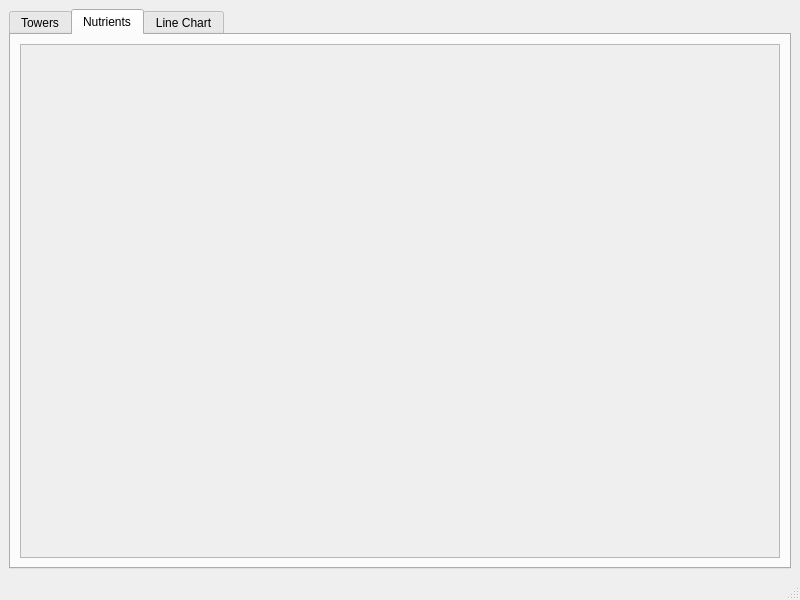
<?xml version="1.0" encoding="UTF-8"?>
<ui version="4.0">
 <class>MainWindow</class>
 <widget class="QMainWindow" name="MainWindow">
  <property name="geometry">
   <rect>
    <x>0</x>
    <y>0</y>
    <width>800</width>
    <height>600</height>
   </rect>
  </property>
  <property name="windowTitle">
   <string>OpenExercise-Nutrition</string>
  </property>
  <widget class="QWidget" name="centralwidget">
   <layout class="QHBoxLayout" name="horizontalLayout">
    <item>
     <widget class="QTabWidget" name="tabWidget">
      <property name="currentIndex">
       <number>1</number>
      </property>
      <widget class="QWidget" name="towers">
       <attribute name="title">
        <string>Towers</string>
       </attribute>
       <layout class="QVBoxLayout" name="verticalLayout_2">
        <item>
         <widget class="TowerWidget" name="widget" native="true"/>
        </item>
       </layout>
      </widget>
      <widget class="QWidget" name="nutrients">
       <attribute name="title">
        <string>Nutrients</string>
       </attribute>
       <layout class="QVBoxLayout" name="verticalLayout_4">
        <item>
         <widget class="QScrollArea" name="nutrientsScrollArea">
          <property name="widgetResizable">
           <bool>true</bool>
          </property>
          <widget class="QWidget" name="scrollAreaWidgetContents">
           <property name="geometry">
            <rect>
             <x>0</x>
             <y>0</y>
             <width>758</width>
             <height>487</height>
            </rect>
           </property>
           <layout class="QVBoxLayout" name="verticalLayout"/>
          </widget>
         </widget>
        </item>
       </layout>
      </widget>
      <widget class="QWidget" name="lineChartTab">
       <attribute name="title">
        <string>Line Chart</string>
       </attribute>
       <layout class="QVBoxLayout" name="verticalLayout_3">
        <item>
         <widget class="LineChartView" name="lineChartWidget"/>
        </item>
       </layout>
      </widget>
     </widget>
    </item>
   </layout>
  </widget>
  <widget class="QMenuBar" name="menubar">
   <property name="geometry">
    <rect>
     <x>0</x>
     <y>0</y>
     <width>800</width>
     <height>22</height>
    </rect>
   </property>
  </widget>
  <widget class="QStatusBar" name="statusbar"/>
 </widget>
 <customwidgets>
  <customwidget>
   <class>TowerWidget</class>
   <extends>QWidget</extends>
   <header>towerwidget.h</header>
   <container>1</container>
  </customwidget>
  <customwidget>
   <class>LineChartView</class>
   <extends>QGraphicsView</extends>
   <header>linechartview.h</header>
  </customwidget>
 </customwidgets>
 <resources/>
 <connections/>
</ui>
